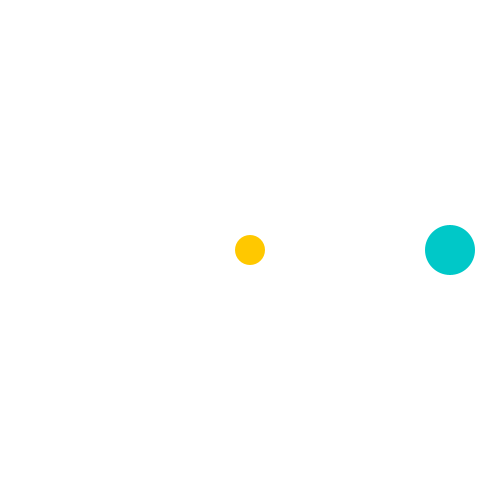
Frame 1 (no input)
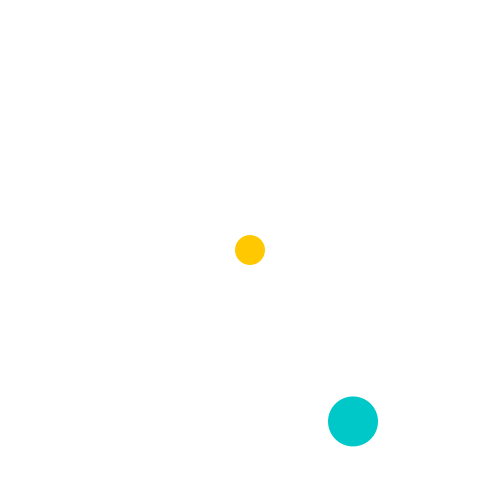
Frame 60 (the mouse pressed at the canvas centre just before this capture)
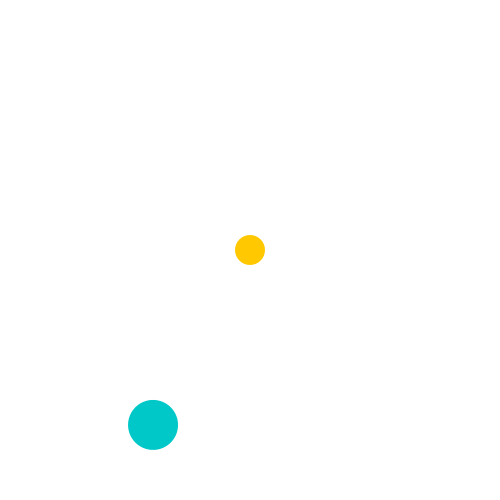
Frame 120 (the mouse held since frame 60 and released just before this capture)

The Processing sketch that drew these frames (run headless with seeded random() and noise(); from frame 60 on, the mouse is pressed at the canvas centre):

// Processing sketch: round1
// ── round1.pde
int p=0;
float radius=200;
void setup() {
  size(500,500);
}

void draw() {
  background(255);
  noStroke();
  fill(255,200,0);
  ellipse(width/2,height/2,30,30);
  float x = width/2 + radius * cos(p*PI/180);
  float y = height/2 + radius * sin(p*PI/180);
  fill(0,200,200);
  ellipse(x,y,50,50);
  p+=1;
}
